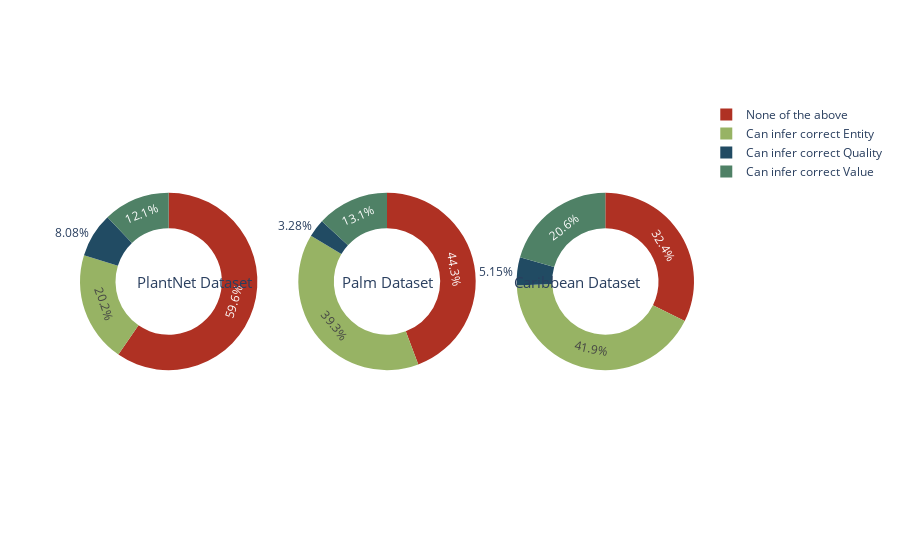

Notebook source saved alongside this figure:
### Code cell
labels = ['None of the above', 'Can infer correct Entity', 'Can infer correct Quality', 'Can infer correct Value']

irises_colors = ['rgb(33, 75, 99)', 'rgb(79, 129, 102)', 'rgb(151, 179, 100)',
                 'rgb(175, 49, 35)', 'rgb(36, 73, 147)']

colors = [
    'rgb(175, 49, 35)', 
    'rgb(151, 179, 100)',
    'rgb(33, 75, 99)',
    'rgb(79, 129, 102)',
      ]

# Create subplots: use 'domain' type for Pie subplot
fig = make_subplots(rows=1, cols=3, specs=[[{'type':'domain'}, {'type':'domain'}, {'type':'domain'}]])

# Add pie charts to each subplot
for i, dataset in enumerate(df_plot["Dataset"].unique()):
    df_sub = df_plot[df_plot["Dataset"] == dataset]
    fig.add_trace(go.Pie(labels=labels, 
                            values=df_sub.groupby(["Dataset"]).sum()[labels].iloc[0].values,
                            name=dataset,
                            direction ='clockwise',
                            sort=False,
                            marker_colors=colors),                   
                    col=i+1, row=1,)

# Use `hole` to create a donut-like pie chart
fig.update_traces(hole=.6, hoverinfo="label+percent+value")

fig.update_layout(
    # Add annotations in the center of the donut pies.
    annotations=[dict(text='PlantNet Dataset',  x=0.09, y=0.5, font_size=15, showarrow=False),
                 dict(text='Palm Dataset',      x=0.500, y=0.5, font_size=15, showarrow=False),
                 dict(text='Caribbean Dataset', x=0.915, y=0.5, font_size=15, showarrow=False)]
                 )

fig.show()

folder_figures = "../../../reports/figures/"
file_name = "PxPlot_HTML_SurveysPerDataset.html"
fig.write_html(F"{folder_figures}{file_name}")
file_name = "PxPlot_PDF_SurveysPerDataset.pdf"
fig.write_image(F"{folder_figures}{file_name}")

### Figure 1 — Plotly figure (JSON) as saved in the notebook; plotly's stock layout.template omitted (floating-point values rounded to 4 significant figures)
{"data": [{"direction": "clockwise", "domain": {"x": [0, 0.2889], "y": [0, 1]}, "hole": 0.6, "hoverinfo": "label+percent+value", "labels": ["None of the above", "Can infer correct Entity", "Can infer correct Quality", "Can infer correct Value"], "marker": {"colors": ["rgb(175, 49, 35)", "rgb(151, 179, 100)", "rgb(33, 75, 99)", "rgb(79, 129, 102)"]}, "name": "PlantNet", "sort": false, "type": "pie", "values": [59, 20, 8, 12]}, {"direction": "clockwise", "domain": {"x": [0.3556, 0.6444], "y": [0, 1]}, "hole": 0.6, "hoverinfo": "label+percent+value", "labels": ["None of the above", "Can infer correct Entity", "Can infer correct Quality", "Can infer correct Value"], "marker": {"colors": ["rgb(175, 49, 35)", "rgb(151, 179, 100)", "rgb(33, 75, 99)", "rgb(79, 129, 102)"]}, "name": "Palm", "sort": false, "type": "pie", "values": [27, 24, 2, 8]}, {"direction": "clockwise", "domain": {"x": [0.7111, 1], "y": [0, 1]}, "hole": 0.6, "hoverinfo": "label+percent+value", "labels": ["None of the above", "Can infer correct Entity", "Can infer correct Quality", "Can infer correct Value"], "marker": {"colors": ["rgb(175, 49, 35)", "rgb(151, 179, 100)", "rgb(33, 75, 99)", "rgb(79, 129, 102)"]}, "name": "Caribbean", "sort": false, "type": "pie", "values": [44, 57, 7, 28]}], "layout": {"annotations": [{"font": {"size": 15}, "showarrow": false, "text": "PlantNet Dataset", "x": 0.09, "y": 0.5}, {"font": {"size": 15}, "showarrow": false, "text": "Palm Dataset", "x": 0.5, "y": 0.5}, {"font": {"size": 15}, "showarrow": false, "text": "Caribbean Dataset", "x": 0.915, "y": 0.5}]}}
